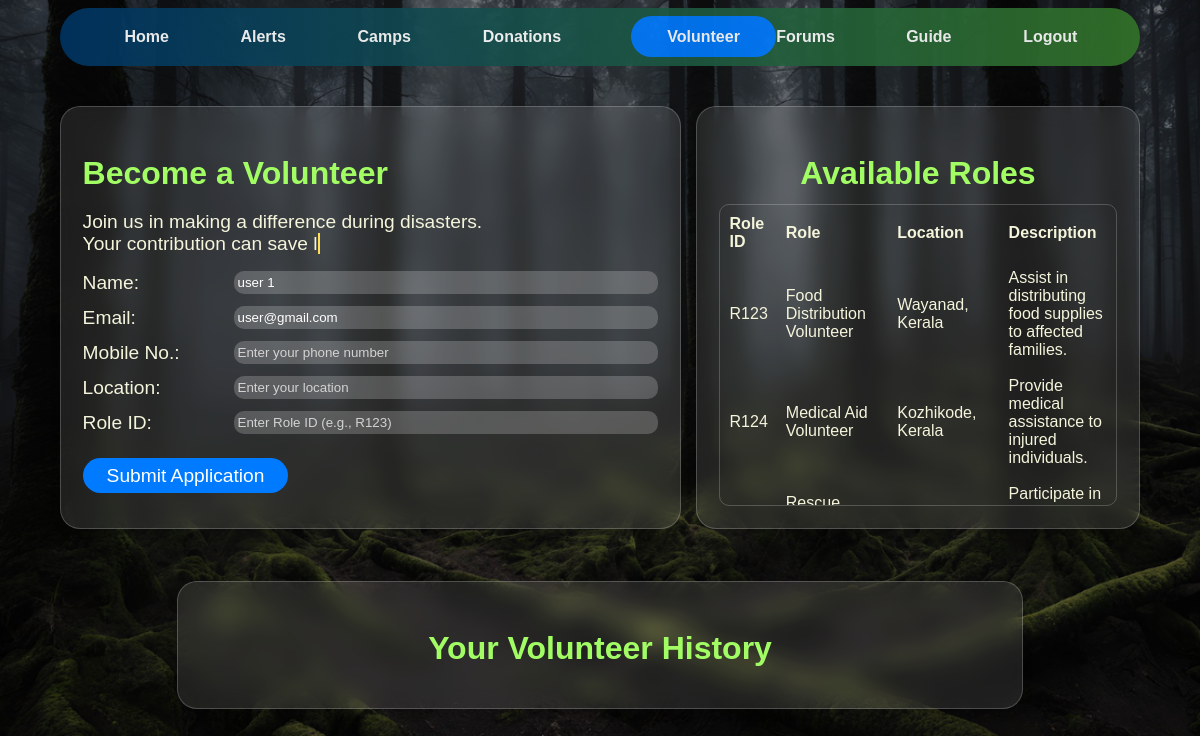
Page /user/volunteer (signed in) on the earlier database version.
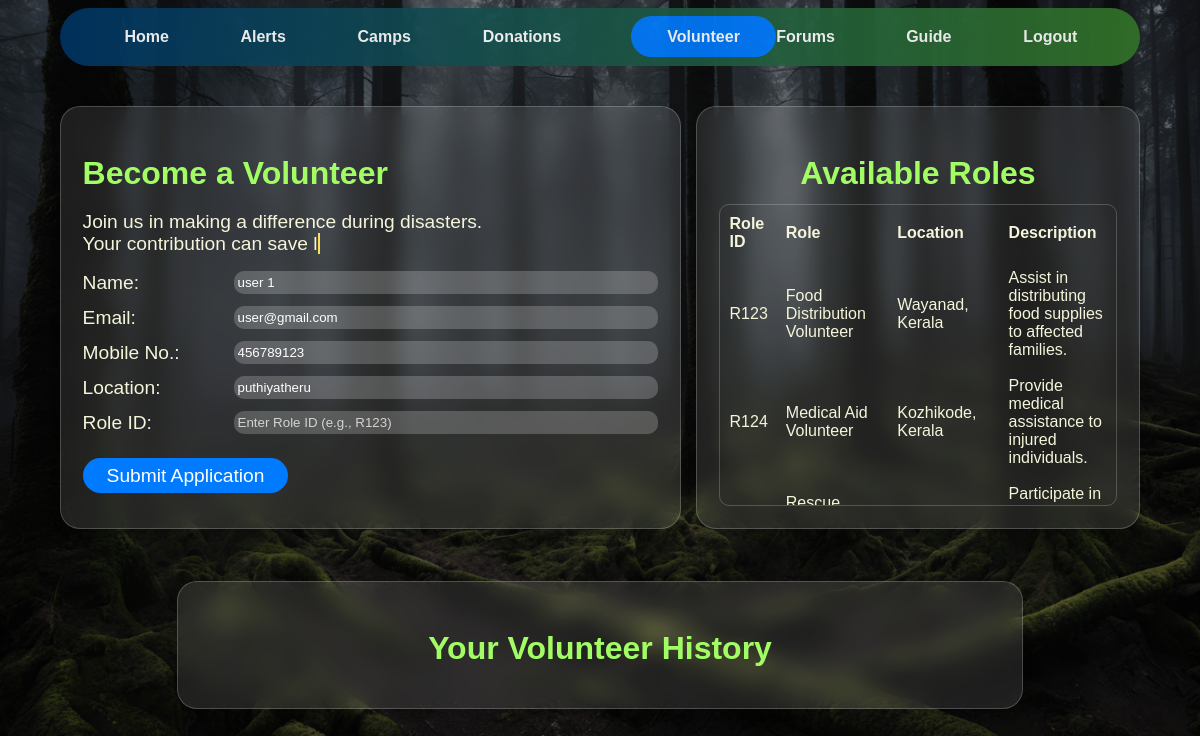
Same page on the later database version.
### app/models.py (models this page shows, shortened)
class User(db.Model, UserMixin):
    uid = db.Column(db.Integer, primary_key=True, autoincrement=True)
    username = db.Column(db.String(50), nullable=False)
    email = db.Column(db.String(100), unique=True, nullable=False)
    password = db.Column(db.String(255), nullable=False)
    associated_camp_id = db.Column(
        db.Integer,
        db.ForeignKey('camp.cid', name='fk_user_associated_camp_id', ondelete='SET NULL'),  # Named foreign key
        nullable=True
    )
    role = db.Column(db.String(20), nullable=False, default='user')  # user, admin, local_auth
    location = db.Column(db.String(100))
    mobile = db.Column(db.String(20))
    donation = db.relationship("Donation", back_populates="user", lazy=True)
    donation_amount = db.relationship("DonationAmount", backref="user", lazy=True)
    volunteer = db.relationship('Volunteer', backref='user', uselist=False)

### app/blueprints/users/routes.py (the view)
@user_bp.route('/volunteer')
@login_required
def volunteer():
    user = current_user
    return render_template('user/volunteer.html', user=user)

### app/__init__.py (called while the page is built)
@login_manager.user_loader
def load_user(user_id):
    return User.query.get(int(user_id))

### app/templates/user/volunteer.html (shortened to what this page needs)
{% extends 'base.html' %}
{% block csscontent %}
<link rel="stylesheet" href="{{ url_for('static', filename='/css/user/volunteer.css')}}" >
{% endblock %}
{% block content %}
    <div class="container">
        <div class="top-row">
             <div class="volunteer-details glass">
                <h2>Become a Volunteer</h2>
                <p>
                    Join us in making a difference during disasters.
                    <span class="typewriter-text"></span>
                <form id="volunteer-form">
                    <div class="form-field">
                        <label for="name">Name:</label>
                        <input type="text" name="name" id="name" placeholder="Enter your name" value="{{ user.username }}" required>
                    </div>
                    <div class="form-field">
                        <label for="email">Email:</label>
                        <input type="email" name="email" id="email" placeholder="Enter your email" value="{{ user.email }}" required>
                    </div>
                    <div class="form-field">
                        <label for="mobile">Mobile No.:</label>
                        <input type="tel" name="mobile" id="mobile" placeholder="Enter your phone number" value="{{ user.mobile if user.mobile else '' }}" required>
                    </div>
                    <div class="form-field">
                        <label for="location">Location:</label>
                        <input type="text" name="location" id="location" placeholder="Enter your location" value="{{ user.location if user.location else ''}}" required>
                    </div>
                    <div class="form-field">
                        <label for="role-id">Role ID:</label>
                        <input type="text" name="role_id" id="role_id" value="" placeholder="Enter Role ID (e.g., R123)" required>
                    </div>
                    <button type="submit" class="btn">Submit Application</button>
                </form>
            </div>
            <div class="available-role glass">
                <h2>Available Roles</h2>
                <div class="role-table-container">
                    <table id="role-table">
                        <thead>
                            <tr>
                                <th>Role ID</th>
                                <th>Role</th>
                                <th>Location</th>
                                <th>Description</th>
                            </tr>
                        </thead>
                        <tbody>
                            <tr>
                                <td>R123</td>
                                <td>Food Distribution Volunteer</td>
                                <td>Wayanad, Kerala</td>
                                <td>Assist in distributing food supplies to affected families.</td>
                            </tr>
                            <tr>
                                <td>R124</td>
                                <td>Medical Aid Volunteer</td>
                                <td>Kozhikode, Kerala</td>
                                <td>Provide medical assistance to injured individuals.</td>
                            </tr>
                            <tr>
                                <td>R125</td>
                                <td>Rescue Operation Volunteer</td>
                                <td>Idukki, Kerala</td>
                                <td>Participate in rescue operations during floods.</td>
                            </tr>
                        </tbody>
                    </table>
                </div>
            </div>
        </div>
        <div class="bottom-row">
            <div class="volunteer-history glass" >
                <h2>Your Volunteer History</h2>
            </div>
        </div>
    </div>
    {% endblock %}

### app/templates/base.html (shortened to what this page needs)
<!DOCTYPE html>
<html lang="en">
<head>
    <link rel="stylesheet" href="https://cdnjs.cloudflare.com/ajax/libs/font-awesome/6.0.0-beta3/css/all.min.css">
    <link rel="stylesheet" href="https://unpkg.com/leaflet@1.9.4/dist/leaflet.css" />
    <link rel="stylesheet" href="{{ url_for('static', filename='/css/styles.css') }}">
    {% block csscontent %}
    {% endblock %}
</head>
<body>
    {% set role_routes = {
        'user': {
            'home': 'user.index',
            'alerts': 'user.alerts',
            'camps': 'user.camps',
            'donations': 'user.donations',
            'volunteer': 'user.volunteer',
            'forums': 'user.forums',
            'guide': 'user.guide'
        },
        'admin':{
            'home': 'admin.index',
            'camps': 'admin.camps',
            'users':'admin.users',
            'warehouse': 'admin.warehouse',
            'sensor':'admin.index'
        }
    } %}
    {% set user_role = current_user.role if current_user.is_authenticated else 'guest' %}
    {% if request.endpoint not in  ['auth.login', 'local_auth.index','warehouse_manager.index','camp_manager.index'] %}
    <header>
        <div class="nav-container">
            <nav>
                <ul>
                    {% if user_role in role_routes %}
                        {% for label, endpoint in role_routes[user_role].items() %}
                            <li {% if request.endpoint == endpoint %} class="active" {% endif %}>
                                <a href="{{ url_for(endpoint) }}">{{ label.capitalize() }}</a>
                            </li>
                        {% endfor %}
                    {% endif %}
                    {% if current_user.is_authenticated %}
                        <li class="logout">
                            <a href="{{ url_for('auth.logout') }}">Logout</a>
                        </li>
                    {% endif %}
                </ul>
            </nav>
        </div>
    </header>
    {% endif %}
    {% block content %}
    {% endblock %}
</body>
</html>

### app/static/css/styles.css (style rules this page uses)
body { font-family: 'Poppins', Arial, sans-serif; margin: 0; padding: 0; background-image: url('../images/forest.png'); background-size: cover; background-position: center; display: flex; flex-direction: column; max-height: 100vh; position: relative; }
body::before { content: ''; position: absolute; top: 0; left: 0; width: 100%; height: 100vh; background: rgba(0, 0, 0, 0.5); z-index: -1; }
.nav-container { background: linear-gradient(to right, #003564, #337429); padding: 0.5vh 1%; border-radius: 40px; margin: 1vh 5%; opacity: 0.9; box-sizing: border-box; }
nav ul { list-style: none; padding: 0; display: flex; justify-content: space-around; align-items: center; gap: 1%; font-weight: 700; }
nav li { margin: 0; }
nav a { color: white; text-decoration: none; font-size: 2vh; padding: 1vh 2%; transition: all 0.3s ease; white-space: nowrap; border-radius: 20px; }
nav li:first-child { padding-left: 2%; }
nav li:last-child { padding-right: 2%; }
.active a { background-color: #007bff; border-radius: 40px; padding: 1.5vh 50%; transform: scale(1.1); }

### app/static/css/user/volunteer.css (style rules this page uses)
.glass { background: rgba(255, 255, 255, 0.1); backdrop-filter: blur(10px); -webkit-backdrop-filter: blur(10px); border: 1px solid rgba(255, 255, 255, 0.2); border-radius: 20px; box-shadow: 0 4px 10px rgba(0, 0, 0, 0.2); color: white; padding: 2%; margin: 2vh auto; max-width: 800px; width: 90%; transition: all 0.3s ease; }
.container { display: flex; flex-direction: column; gap: 20px; padding: 2vh 5%; }
.top-row { display: flex; gap: 15px; margin-bottom: 20px; }
.volunteer-details { width: 60%; animation: slideInFromLeft 1s ease-in-out; }
.volunteer-details h2 { font-size: 2rem; color: #a2fd65; margin-bottom: 1.5vh; transition: color 0.3s ease, transform 0.3s ease; }
.volunteer-details p { font-size: 1.2rem; margin-bottom: 2vh; color: beige; transition: opacity 0.3s ease, letter-spacing 0.3s ease; }
.form-field { display: flex; align-items: center; margin-bottom: 1.5vh; transition: transform 0.3s ease; }
.form-field label { width: 25%; font-size: 1.2rem; color: beige; margin-right: 1vw; transition: color 0.3s ease; }
.form-field input { width: 75%; padding: 0.5vh; border: none; border-radius: 10px; background: rgba(255, 255, 255, 0.2); color: white; transition: all 0.3s ease, box-shadow 0.3s ease; }
.form-field input::placeholder { color: lightgrey; }
#volunteer-form .btn { margin-top: 1.5vh; padding: 0.8vh 2vw; background: #007bff; color: white; border: none; border-radius: 20px; cursor: pointer; font-size: 1.2rem; transition: all 0.3s ease, box-shadow 0.3s ease; }
.available-role { width: 40%; text-align: center; animation: fadeIn 1.5s ease-in-out; }
.available-role h2 { font-size: 2rem; color: #a2fd65; margin-bottom: 1.5vh; transition: color 0.3s ease, transform 0.3s ease; }
.role-table-container { max-height: 300px; overflow-y: scroll; border: 1px solid rgba(255, 255, 255, 0.2); border-radius: 10px; transition: box-shadow 0.3s ease; }
#role-table th, #role-table td { padding: 1vh; text-align: left; color: beige; font-size: 1rem; transition: background-color 0.3s ease; }
.bottom-row { display: flex; justify-content: center; margin-top: -2.5vh; animation: slideInFromBottom 1s ease-in-out; }
.volunteer-history { width: 80%; text-align: center; }
.volunteer-history h2 { font-size: 2rem; color: #a2fd65; margin-bottom: 1.5vh; transition: color 0.3s ease, transform 0.3s ease; }
.typewriter-text { font-size: 1.2rem; margin-bottom: 2vh; color: beige; overflow: hidden; white-space: nowrap; border-right: 0.15em solid #ffdd57; width: 0; animation: typing 2s steps(40, end), erasing 1s steps(40, end) 3s, blink-caret 0.75s step-end infinite; }

Differences in the rows shown:
changed User "user 1": mobile (not shown) → "456789123"; location (not shown) → "puthiyatheru"
